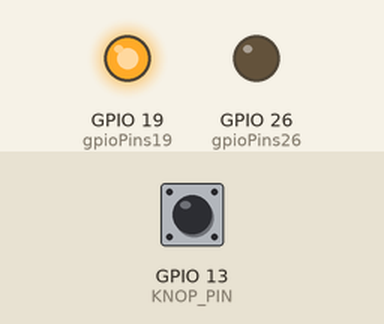
Simulated run of this sketch. Board: ESP32. Shown: output pins drawn as LEDs (lit = HIGH). Inputs (shaded band) come from the test bench; at power-on: GPIO 13 (KNOP_PIN) LOW.

Above: at 1.2 s.
1.3 s: GPIO 13 (KNOP_PIN) pulled HIGH for 0.15 s
At 1.37 s:
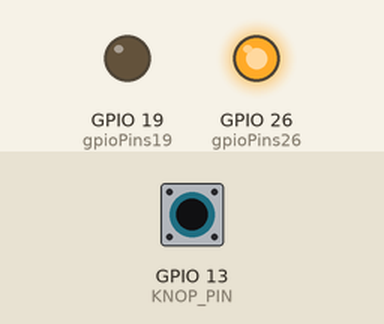
2.9 s: GPIO 13 (KNOP_PIN) pulled HIGH for 3.2 s
At 7.0 s:
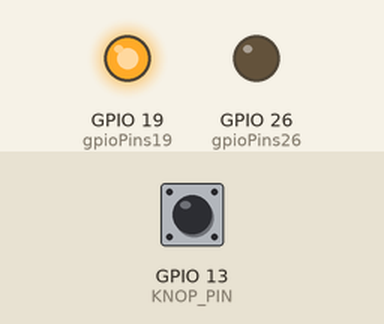
Timing chart, 0 to 8.5 s (numbered marks = the images above; inputs shaded):
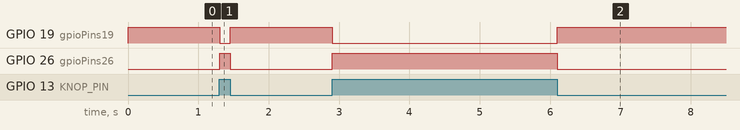

Measured:
- after the input at 1.3 s, GPIO 19 (gpioPins19): HIGH → LOW at once, → HIGH 0.15 s later; GPIO 26 (gpioPins26): LOW → HIGH at once, → LOW 0.15 s later
- after the input at 2.9 s, GPIO 19 (gpioPins19): HIGH → LOW at once, → HIGH 3.2 s later; GPIO 26 (gpioPins26): LOW → HIGH at once, → LOW 3.2 s later

The sketch:

sketch_dec17c.ino
```cpp
const int gpioPins26 = 26;
const int gpioPins19 = 19;
const int KNOP_PIN = 13;

void setup() {
  // put your setup code here, to run once:
  pinMode(gpioPins26, OUTPUT);
  pinMode(gpioPins19, OUTPUT);
  pinMode(KNOP_PIN, INPUT);

}
void loop() {
  if(digitalRead(KNOP_PIN) == HIGH){
      digitalWrite(gpioPins26, HIGH);
      digitalWrite(gpioPins19, LOW);
  } else {
      digitalWrite(gpioPins26, LOW);
      digitalWrite(gpioPins19, HIGH);
  }
}
```
